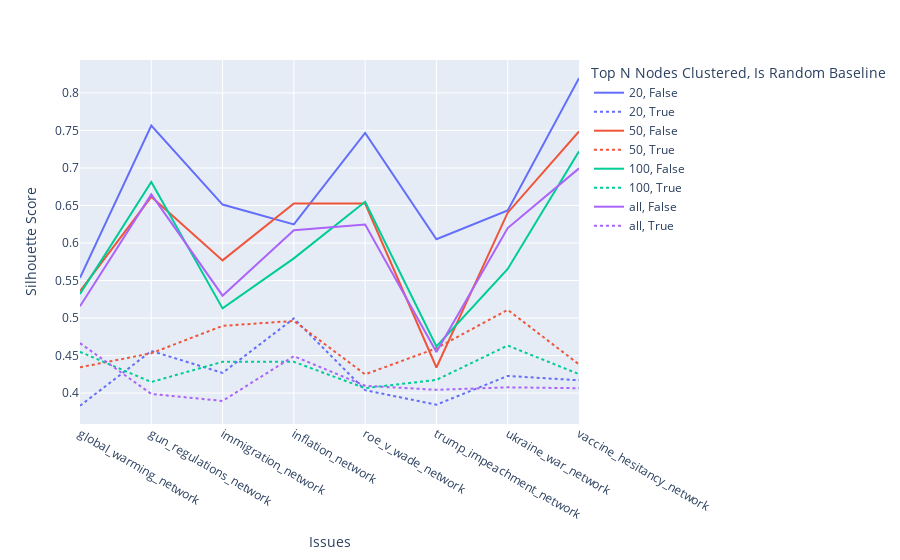

Notebook source saved alongside this figure:
### Code cell
# save cluster evals

infiles = [
    "global_warming_network",
    "gun_regulations_network",
    "immigration_network",
    "inflation_network",
    "roe_v_wade_network",
    "trump_impeachment_network",
    "ukraine_war_network",
    "vaccine_hesitancy_network"
]
outdir = "output/Incremental_Datasets_extreme/"
#outdir = "output/archive/"
out_suffix = "_random_walks_lr_10-3_30K_dc_095_pl_10_bs_10"
#out_suffix = "_v3_random_walk_batch_10_path_10_50K_lr_3_dim_3"
imdir = "images/clustering/"
top_n_nodes = [20, 50, 100]
issues, scores, top_ns, is_randoms = [], [], [], []
combined = msg_passing.load_graph_graphml(outdir + "combined" + out_suffix + ".graphml")
for f in infiles:
    fname = outdir + f 
    g, hist, diagnostic_hist = load_results(outdir, f + out_suffix)
    pg, _ = msg_passing.prune_graph(g)
    cp_g = pg.copy()
    msg_passing.initialize_node_values(cp_g, size=pg.nodes()[list(pg)[0]]["value"].shape[0])
    curr_top_n_nodes = [i for i in top_n_nodes]
    curr_top_n_nodes.append(len(pg.nodes()))
    for n in curr_top_n_nodes:
        num = str(n) 
        if(n == len(pg.nodes())):
            num = "all"
        nodes = utils.get_top_n_nodes(pg, n)
        score = parse_data.evaluate_clusters(combined, nodes, 2)
        random_score = parse_data.evaluate_clusters(cp_g, nodes, 2) 
        issues.append(f)
        scores.append(score)
        top_ns.append(num)
        is_randoms.append(False) 
        issues.append(f)
        scores.append(random_score)
        top_ns.append(num) 
        is_randoms.append(True) 

df = pd.DataFrame({"Issues": issues, "Silhouette Score": scores, "Top N Nodes Clustered": top_ns, "Is Random Baseline": is_randoms})
plt_title = "Cluster Evaluations"
fig = px.line(df, x="Issues", y="Silhouette Score", color="Top N Nodes Clustered", line_dash="Is Random Baseline")
fig.show()
fig.write_html("images/clustering_extreme/cluster_eval_combined.html")

### Figure 1 — Plotly figure (JSON) as saved in the notebook; plotly's stock layout.template omitted (floating-point values rounded to 4 significant figures)
{"data": [{"hovertemplate": "Top N Nodes Clustered=20<br>Is Random Baseline=False<br>Issues=%{x}<br>Silhouette Score=%{y}<extra></extra>", "legendgroup": "20, False", "line": {"color": "#636efa", "dash": "solid"}, "marker": {"symbol": "circle"}, "mode": "lines", "name": "20, False", "orientation": "v", "showlegend": true, "type": "scatter", "x": ["global_warming_network", "gun_regulations_network", "immigration_network", "inflation_network", "roe_v_wade_network", "trump_impeachment_network", "ukraine_war_network", "vaccine_hesitancy_network"], "xaxis": "x", "y": [0.5535, 0.7565, 0.6512, 0.6247, 0.7467, 0.605, 0.6432, 0.8196], "yaxis": "y"}, {"hovertemplate": "Top N Nodes Clustered=20<br>Is Random Baseline=True<br>Issues=%{x}<br>Silhouette Score=%{y}<extra></extra>", "legendgroup": "20, True", "line": {"color": "#636efa", "dash": "dot"}, "marker": {"symbol": "circle"}, "mode": "lines", "name": "20, True", "orientation": "v", "showlegend": true, "type": "scatter", "x": ["global_warming_network", "gun_regulations_network", "immigration_network", "inflation_network", "roe_v_wade_network", "trump_impeachment_network", "ukraine_war_network", "vaccine_hesitancy_network"], "xaxis": "x", "y": [0.383, 0.4561, 0.4269, 0.4995, 0.4038, 0.3844, 0.4228, 0.417], "yaxis": "y"}, {"hovertemplate": "Top N Nodes Clustered=50<br>Is Random Baseline=False<br>Issues=%{x}<br>Silhouette Score=%{y}<extra></extra>", "legendgroup": "50, False", "line": {"color": "#EF553B", "dash": "solid"}, "marker": {"symbol": "circle"}, "mode": "lines", "name": "50, False", "orientation": "v", "showlegend": true, "type": "scatter", "x": ["global_warming_network", "gun_regulations_network", "immigration_network", "inflation_network", "roe_v_wade_network", "trump_impeachment_network", "ukraine_war_network", "vaccine_hesitancy_network"], "xaxis": "x", "y": [0.5357, 0.6615, 0.5768, 0.6528, 0.6526, 0.4341, 0.6404, 0.7487], "yaxis": "y"}, {"hovertemplate": "Top N Nodes Clustered=50<br>Is Random Baseline=True<br>Issues=%{x}<br>Silhouette Score=%{y}<extra></extra>", "legendgroup": "50, True", "line": {"color": "#EF553B", "dash": "dot"}, "marker": {"symbol": "circle"}, "mode": "lines", "name": "50, True", "orientation": "v", "showlegend": true, "type": "scatter", "x": ["global_warming_network", "gun_regulations_network", "immigration_network", "inflation_network", "roe_v_wade_network", "trump_impeachment_network", "ukraine_war_network", "vaccine_hesitancy_network"], "xaxis": "x", "y": [0.4343, 0.453, 0.4896, 0.4961, 0.4249, 0.4597, 0.511, 0.4382], "yaxis": "y"}, {"hovertemplate": "Top N Nodes Clustered=100<br>Is Random Baseline=False<br>Issues=%{x}<br>Silhouette Score=%{y}<extra></extra>", "legendgroup": "100, False", "line": {"color": "#00cc96", "dash": "solid"}, "marker": {"symbol": "circle"}, "mode": "lines", "name": "100, False", "orientation": "v", "showlegend": true, "type": "scatter", "x": ["global_warming_network", "gun_regulations_network", "immigration_network", "inflation_network", "roe_v_wade_network", "trump_impeachment_network", "ukraine_war_network", "vaccine_hesitancy_network"], "xaxis": "x", "y": [0.5321, 0.6813, 0.5128, 0.5795, 0.655, 0.4622, 0.5653, 0.7221], "yaxis": "y"}, {"hovertemplate": "Top N Nodes Clustered=100<br>Is Random Baseline=True<br>Issues=%{x}<br>Silhouette Score=%{y}<extra></extra>", "legendgroup": "100, True", "line": {"color": "#00cc96", "dash": "dot"}, "marker": {"symbol": "circle"}, "mode": "lines", "name": "100, True", "orientation": "v", "showlegend": true, "type": "scatter", "x": ["global_warming_network", "gun_regulations_network", "immigration_network", "inflation_network", "roe_v_wade_network", "trump_impeachment_network", "ukraine_war_network", "vaccine_hesitancy_network"], "xaxis": "x", "y": [0.4549, 0.4147, 0.4416, 0.4416, 0.4065, 0.4176, 0.4633, 0.4253], "yaxis": "y"}, {"hovertemplate": "Top N Nodes Clustered=all<br>Is Random Baseline=False<br>Issues=%{x}<br>Silhouette Score=%{y}<extra></extra>", "legendgroup": "all, False", "line": {"color": "#ab63fa", "dash": "solid"}, "marker": {"symbol": "circle"}, "mode": "lines", "name": "all, False", "orientation": "v", "showlegend": true, "type": "scatter", "x": ["global_warming_network", "gun_regulations_network", "immigration_network", "inflation_network", "roe_v_wade_network", "trump_impeachment_network", "ukraine_war_network", "vaccine_hesitancy_network"], "xaxis": "x", "y": [0.5157, 0.6648, 0.5297, 0.617, 0.6246, 0.4548, 0.6199, 0.6994], "yaxis": "y"}, {"hovertemplate": "Top N Nodes Clustered=all<br>Is Random Baseline=True<br>Issues=%{x}<br>Silhouette Score=%{y}<extra></extra>", "legendgroup": "all, True", "line": {"color": "#ab63fa", "dash": "dot"}, "marker": {"symbol": "circle"}, "mode": "lines", "name": "all, True", "orientation": "v", "showlegend": true, "type": "scatter", "x": ["global_warming_network", "gun_regulations_network", "immigration_network", "inflation_network", "roe_v_wade_network", "trump_impeachment_network", "ukraine_war_network", "vaccine_hesitancy_network"], "xaxis": "x", "y": [0.4665, 0.3988, 0.3895, 0.4492, 0.4097, 0.4043, 0.4076, 0.4064], "yaxis": "y"}], "layout": {"legend": {"title": {"text": "Top N Nodes Clustered, Is Random Baseline"}, "tracegroupgap": 0}, "margin": {"t": 60}, "xaxis": {"anchor": "y", "domain": [0, 1], "title": {"text": "Issues"}}, "yaxis": {"anchor": "x", "domain": [0, 1], "title": {"text": "Silhouette Score"}}}}
